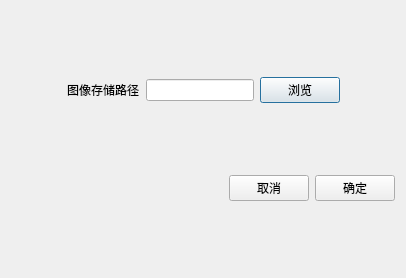
<?xml version="1.0" encoding="UTF-8"?>
<ui version="4.0">
 <class>SystemSettingClass</class>
 <widget class="QDialog" name="SystemSettingClass">
  <property name="geometry">
   <rect>
    <x>0</x>
    <y>0</y>
    <width>406</width>
    <height>278</height>
   </rect>
  </property>
  <property name="windowTitle">
   <string>SystemSetting</string>
  </property>
  <layout class="QGridLayout" name="gridLayout" rowstretch="6,4">
   <item row="0" column="0">
    <layout class="QHBoxLayout" name="horizontalLayout_2">
     <item>
      <spacer name="horizontalSpacer_2">
       <property name="orientation">
        <enum>Qt::Horizontal</enum>
       </property>
       <property name="sizeHint" stdset="0">
        <size>
         <width>40</width>
         <height>20</height>
        </size>
       </property>
      </spacer>
     </item>
     <item>
      <widget class="QLabel" name="label">
       <property name="text">
        <string>图像存储路径</string>
       </property>
      </widget>
     </item>
     <item>
      <widget class="QLineEdit" name="lineEdit"/>
     </item>
     <item>
      <widget class="QPushButton" name="pushButton_3">
       <property name="text">
        <string>浏览</string>
       </property>
      </widget>
     </item>
     <item>
      <spacer name="horizontalSpacer_3">
       <property name="orientation">
        <enum>Qt::Horizontal</enum>
       </property>
       <property name="sizeHint" stdset="0">
        <size>
         <width>40</width>
         <height>20</height>
        </size>
       </property>
      </spacer>
     </item>
    </layout>
   </item>
   <item row="1" column="0">
    <layout class="QHBoxLayout" name="horizontalLayout">
     <item>
      <spacer name="horizontalSpacer">
       <property name="orientation">
        <enum>Qt::Horizontal</enum>
       </property>
       <property name="sizeHint" stdset="0">
        <size>
         <width>40</width>
         <height>20</height>
        </size>
       </property>
      </spacer>
     </item>
     <item>
      <widget class="QPushButton" name="pushButton">
       <property name="text">
        <string>取消</string>
       </property>
      </widget>
     </item>
     <item>
      <widget class="QPushButton" name="pushButton_2">
       <property name="text">
        <string>确定</string>
       </property>
      </widget>
     </item>
    </layout>
   </item>
  </layout>
 </widget>
 <layoutdefault spacing="6" margin="11"/>
 <resources/>
 <connections/>
</ui>
